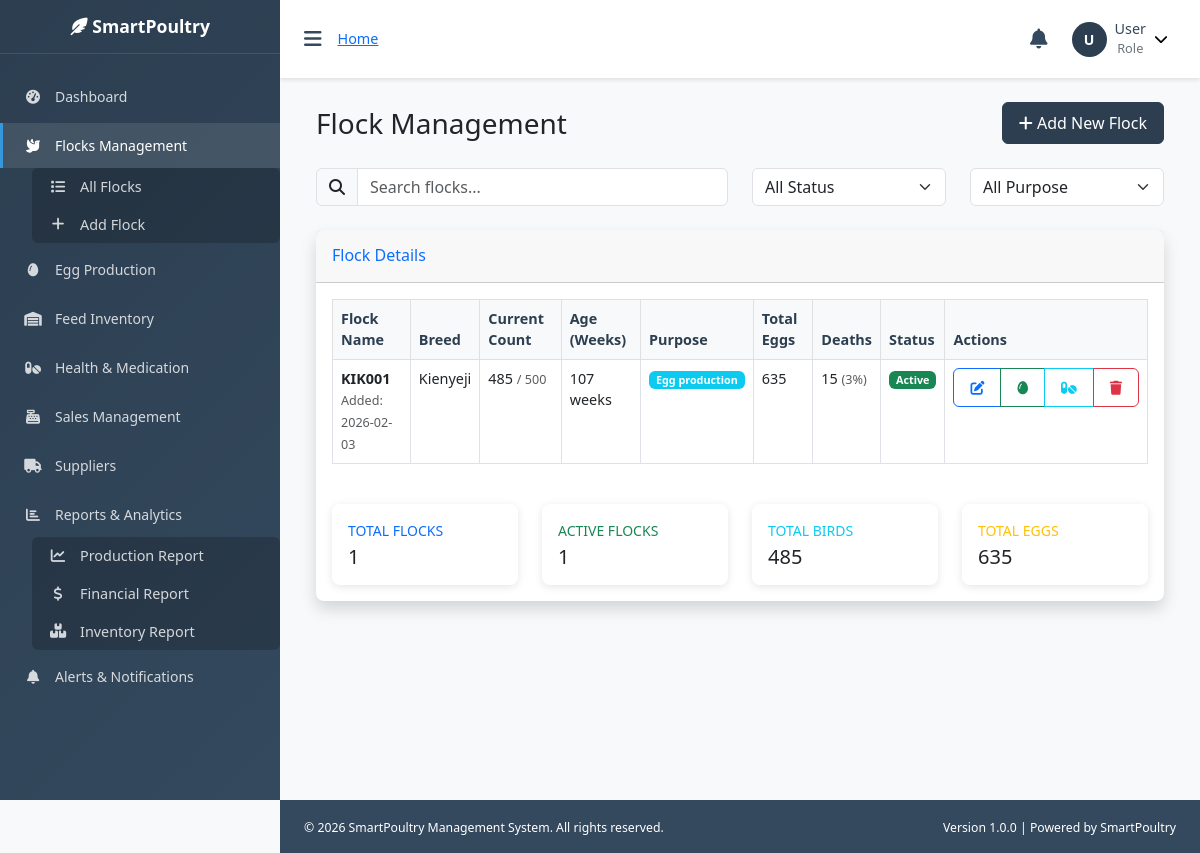
The app's page /pages/flocks/list_flocks.php with its own data.
### tables this page shows
CREATE TABLE flocks (
    id INT PRIMARY KEY AUTO_INCREMENT,
    batch_number VARCHAR(20) UNIQUE NOT NULL,
    breed VARCHAR(50) NOT NULL,
    purpose ENUM('egg_production', 'meat_production', 'dual_purpose') DEFAULT 'egg_production',
    age_days INT NOT NULL,
    location VARCHAR(100),
    initial_count INT NOT NULL,
    current_count INT NOT NULL,
    arrival_date DATE NOT NULL,
    expected_slaughter_date DATE,
    status ENUM('active', 'inactive', 'sold', 'slaughtered') DEFAULT 'active',
    notes TEXT,
    created_by INT,
    created_at TIMESTAMP DEFAULT CURRENT_TIMESTAMP,
    FOREIGN KEY (created_by) REFERENCES users(id) ON DELETE SET NULL
);

### includes/config.php (called while the page is built, shortened)
<?php
function formatDate($date, $format = DATE_FORMAT) {
    if ($date) {
        return date($format, strtotime($date));
    }
    return '';
}
?>

### includes/functions.php (called while the page is built, shortened)
<?php
function getMortalityRate($deaths, $totalBirds) {
    return round(($deaths / $totalBirds) * 100, 2);
}
function formatNumber($number) {
    return number_format($number);
}
function getStatusBadge($status) {
    switch (strtolower($status)) {
        case 'active':
            return 'badge bg-success';
    }
}
?>

### pages/flocks/list_flocks.php (the view, shortened to what this page needs)
<?php
require_once '../../includes/config.php';
require_once '../../includes/functions.php';
require_once '../../includes/auth.php';
try {
    $stmt = $pdo->query("
        SELECT f.*,
               COALESCE(SUM(p.eggs_collected), 0) as total_eggs,
               (f.initial_count - f.current_count) as total_deaths,
               DATEDIFF(CURDATE(), f.arrival_date) as age_days
        FROM flocks f
        LEFT JOIN egg_production p ON f.id = p.flock_id
        GROUP BY f.id
        ORDER BY f.created_at DESC
    ");
    $flocks = $stmt->fetchAll();
} catch (PDOException $e) {
    $error = "Error loading flocks: " . $e->getMessage();
    $flocks = [];
}
include '../../includes/header.php';
?>
<div class="container-fluid">
    <div class="d-flex justify-content-between align-items-center mb-4">
        <h1 class="h3 mb-0">Flock Management</h1>
        <a href="add_flock.php" class="btn btn-primary">
            <i class="fas fa-plus"></i> Add New Flock
        </a>
    </div>
    <div class="row mb-4">
        <div class="col-md-6">
            <div class="input-group">
                <span class="input-group-text"><i class="fas fa-search"></i></span>
                <input type="text" class="form-control" id="searchFlocks" placeholder="Search flocks...">
            </div>
        </div>
        <div class="col-md-3">
            <select class="form-select" id="filterStatus">
                <option value="">All Status</option>
            </select>
        </div>
        <div class="col-md-3">
            <select class="form-select" id="filterPurpose">
                <option value="">All Purpose</option>
            </select>
        </div>
    </div>
    <div class="card shadow mb-4">
        <div class="card-header py-3">
            <h6 class="m-0 font-weight-bold text-primary">Flock Details</h6>
        </div>
        <div class="card-body">
            <?php if (isset($error)): ?>
                <div class="alert alert-danger"><?php echo $error; ?></div>
            <?php else: ?>
                <div class="table-responsive">
                    <table class="table table-bordered table-hover" id="flocksTable">
                        <thead class="table-light">
                            <tr>
                                <th>Flock Name</th>
                                <th>Breed</th>
                                <th>Current Count</th>
                                <th>Age (Weeks)</th>
                                <th>Purpose</th>
                                <th>Total Eggs</th>
                                <th>Deaths</th>
                                <th>Status</th>
                                <th>Actions</th>
                            </tr>
                        </thead>
                        <tbody>
                            <?php foreach ($flocks as $flock): ?>
                            <tr data-searchable>
                                <td>
                                    <strong><?php echo htmlspecialchars($flock['batch_number']); ?></strong>
                                    <br>
                                    <small class="text-muted">
                                        Added: <?php echo formatDate($flock['created_at']); ?>
                                    </small>
                                </td>
                                <td><?php echo htmlspecialchars($flock['breed']); ?></td>
                                <td>
                                    <?php echo formatNumber($flock['current_count']); ?>
                                    <small class="text-muted">
                                        / <?php echo formatNumber($flock['initial_count']); ?>
                                    </small>
                                </td>
                                <td><?php echo floor($flock['age_days'] / 7); ?> weeks</td>
                                <td>
                                    <span class="badge bg-info">
                                        <?php echo ucfirst(str_replace('_', ' ', $flock['purpose'] ?? 'egg_production')); ?>
                                    </span>
                                </td>
                                <td><?php echo formatNumber($flock['total_eggs']); ?></td>
                                <td>
                                    <?php echo formatNumber($flock['total_deaths']); ?>
                                    <?php if ($flock['initial_count'] > 0): ?>
                                        <small class="text-muted">
                                            (<?php echo getMortalityRate($flock['total_deaths'], $flock['initial_count']); ?>%)
                                        </small>
                                    <?php endif; ?>
                                </td>
                                <td>
                                    <span class="<?php echo getStatusBadge($flock['status'] ?? 'active'); ?>">
                                        <?php echo ucfirst($flock['status'] ?? 'active'); ?>
                                    </span>
                                </td>
                                <td>
                                    <div class="btn-group" role="group">
                                        <a href="edit_flock.php?id=<?php echo $flock['id']; ?>"
                                           class="btn btn-sm btn-outline-primary" title="Edit">
                                            <i class="fas fa-edit"></i>
                                        </a>
                                        <a href="../production/record_production.php?flock_id=<?php echo $flock['id']; ?>"
                                           class="btn btn-sm btn-outline-success" title="Record Production">
                                            <i class="fas fa-egg"></i>
                                        </a>
                                        <a href="../medication/log_treatment.php?flock_id=<?php echo $flock['id']; ?>"
                                           class="btn btn-sm btn-outline-info" title="Log Treatment">
                                            <i class="fas fa-pills"></i>
                                        </a>
                                        <a href="delete_flock.php?id=<?php echo $flock['id']; ?>"
                                           class="btn btn-sm btn-outline-danger"
                                           title="Delete"
                                           data-confirm="Are you sure you want to delete this flock? This action cannot be undone.">
                                            <i class="fas fa-trash"></i>
                                        </a>
                                    </div>
                                </td>
                            </tr>
                            <?php endforeach; ?>
                        </tbody>
                    </table>
                </div>
                <div class="row mt-4">
                    <div class="col-md-3">
                        <div class="card border-left-primary">
                            <div class="card-body">
                                <div class="text-xs font-weight-bold text-primary text-uppercase mb-1">
                                    Total Flocks
                                </div>
                                <div class="h5 mb-0 font-weight-bold text-gray-800">
                                    <?php echo count($flocks); ?>
                                </div>
                            </div>
                        </div>
                    </div>
                    <div class="col-md-3">
                        <div class="card border-left-success">
                            <div class="card-body">
                                <div class="text-xs font-weight-bold text-success text-uppercase mb-1">
                                    Active Flocks
                                </div>
                                <div class="h5 mb-0 font-weight-bold text-gray-800">
                                    <?php echo count(array_filter($flocks, fn($f) => ($f['status'] ?? 'active') === 'active')); ?>
                                </div>
                            </div>
                        </div>
                    </div>
                    <div class="col-md-3">
                        <div class="card border-left-info">
                            <div class="card-body">
                                <div class="text-xs font-weight-bold text-info text-uppercase mb-1">
                                    Total Birds
                                </div>
                                <div class="h5 mb-0 font-weight-bold text-gray-800">
                                    <?php echo formatNumber(array_sum(array_column($flocks, 'current_count'))); ?>
                                </div>
                            </div>
                        </div>
                    </div>
                    <div class="col-md-3">
                        <div class="card border-left-warning">
                            <div class="card-body">
                                <div class="text-xs font-weight-bold text-warning text-uppercase mb-1">
                                    Total Eggs
                                </div>
                                <div class="h5 mb-0 font-weight-bold text-gray-800">
                                    <?php echo formatNumber(array_sum(array_column($flocks, 'total_eggs'))); ?>
                                </div>
                            </div>
                        </div>
                    </div>
                </div>
            <?php endif; ?>
        </div>
    </div>
</div>
<?php include '../../includes/footer.php'; ?>

### includes/header.php (style rules this page uses)
:root { --sidebar-width: 280px; --header-height: 60px; --primary-color: #2c3e50; --secondary-color: #34495e; --accent-color: #3498db; --success-color: #27ae60; --warning-color: #f39c12; --danger-color: #e74c3c; --light-bg: #f8f9fa; --border-color: #dee2e6; }
* { margin: 0; padding: 0; box-sizing: border-box; }
body { font-family: 'Segoe UI', Tahoma, Geneva, Verdana, sans-serif; background-color: var(--light-bg); font-size: 14px; }
.card { border: none; box-shadow: 0 2px 8px rgba(0,0,0,0.1); border-radius: 0.5rem; }
.table { font-size: 0.9rem; }
.table th { border-top: none; font-weight: 600; color: var(--primary-color); background-color: var(--light-bg); }
.btn { border-radius: 0.375rem; font-weight: 500; padding: 0.5rem 1rem; }
.btn-primary { background-color: var(--primary-color); border-color: var(--primary-color); }

### records on screen
flocks: batch_number "KIK001", created_at "2026-02-03", breed "Kienyeji", current_count "485", initial_count "500", age_days "107", purpose "Egg production", total_eggs "635", total_deaths "15", initial_count "3", status "Active", status "1"

### other values on screen
$current_user['full_name'] "User"
$current_user['role'] "Role"
count($flocks) "1"
formatNumber(array_sum(array_column($flocks, 'current_count'))) "485"
formatNumber(array_sum(array_column($flocks, 'total_eggs'))) "635"
APP_NAME "SmartPoultry Management System"
APP_VERSION "1.0.0"
